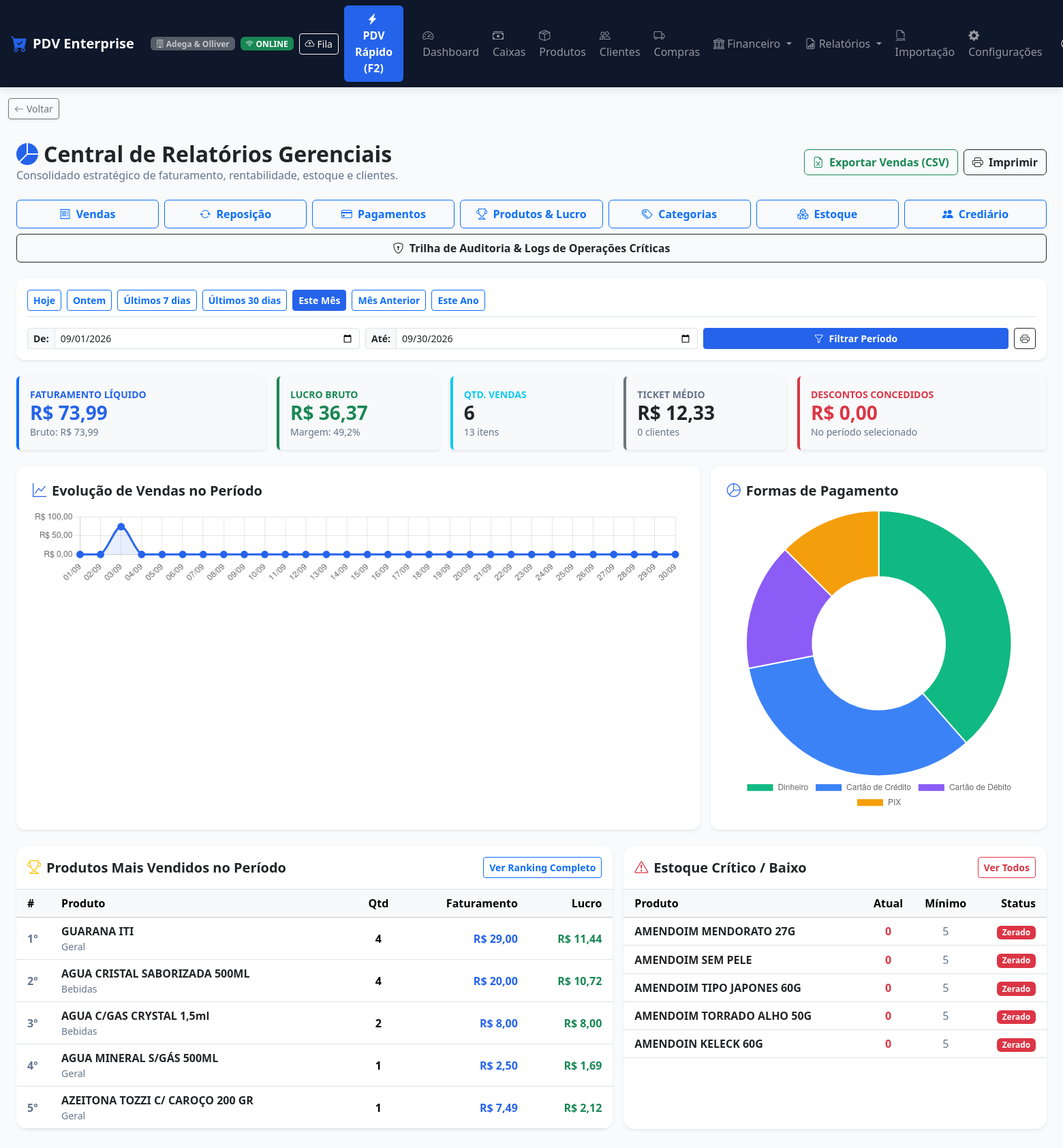
/relatorios/ (signed in), run on an earlier commit of the app's database.
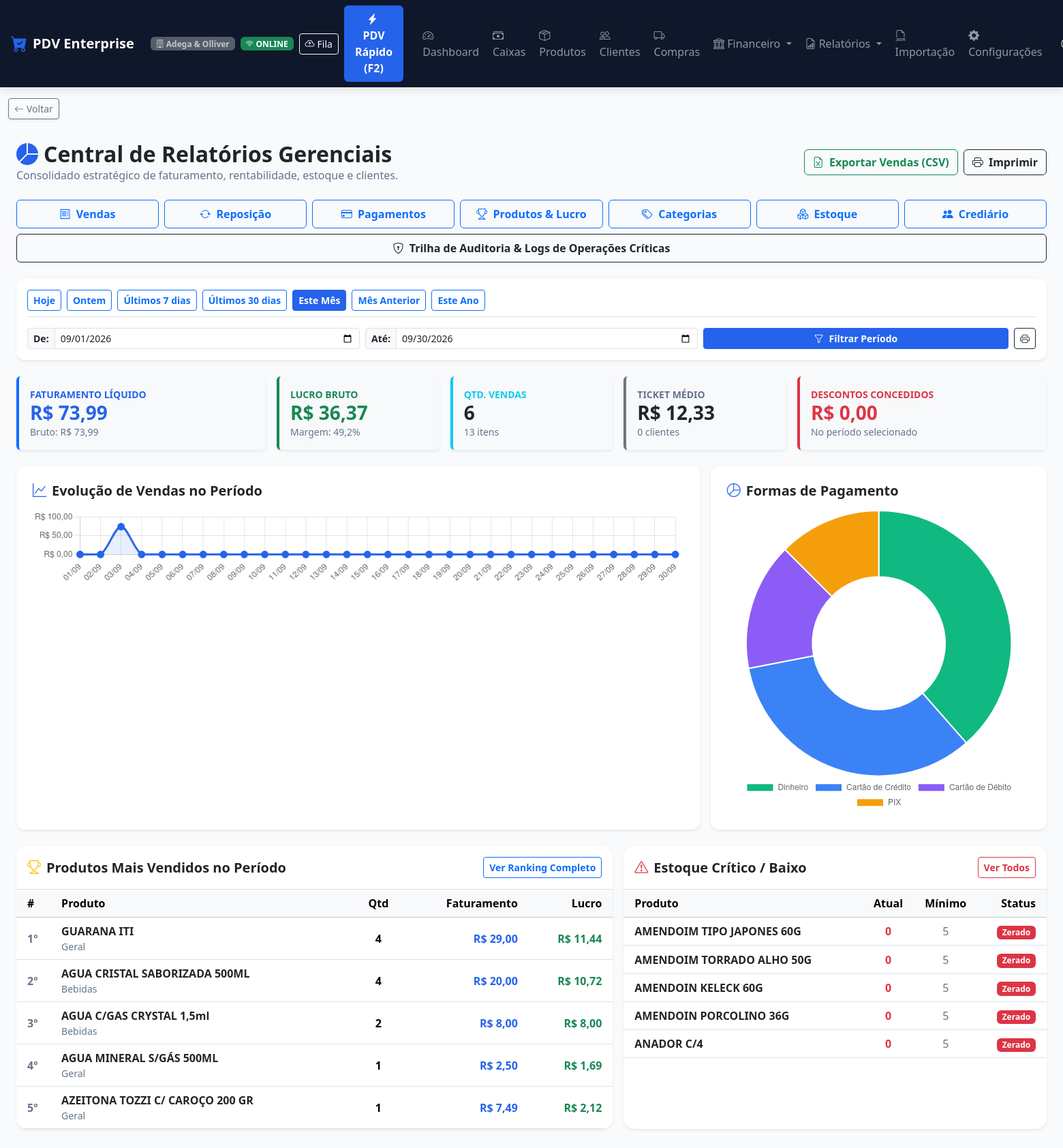
And on a later commit of the database.
### apps/produtos/models.py (models this page shows, shortened)
class Produto(TenantModelMixin):
    UNIDADE_CHOICES = [
        ('UN', 'Unidade (UN)'),
        ('KG', 'Quilograma (KG)'),
        ('G', 'Grama (G)'),
        ('L', 'Litro (L)'),
        ('ML', 'Mililitro (ML)'),
        ('LT', 'Lata (LT)'),
        ('CX', 'Caixa (CX)'),
        ('PCT', 'Pacote (PCT)'),
        ('FD', 'Fardo (FD)'),
        ('M2', 'Metro Quadrado (M²)'),
    ]
    categoria = models.ForeignKey(Categoria, on_delete=models.SET_NULL, null=True, blank=True, related_name='produtos')
    fornecedor_principal = models.ForeignKey('clientes.Fornecedor', on_delete=models.SET_NULL, null=True, blank=True, related_name='produtos')
    codigo_barras = models.CharField('Código de Barras (EAN)', max_length=50, db_index=True)
    sku = models.CharField('SKU / Código Interno', max_length=50, blank=True, db_index=True)
    nome = models.CharField('Nome do Produto', max_length=200)
    descricao = models.TextField('Descrição / Detalhes', blank=True)
    preco_custo = models.DecimalField('Preço de Custo (R$)', max_digits=12, decimal_places=2, default=0.00)
    margem_lucro = models.DecimalField('Margem de Lucro Bruto (%)', max_digits=6, decimal_places=2, default=30.00, help_text="Cálculo base: Venda = Custo / (1 - (Margem/100))")
    preco_venda = models.DecimalField('Preço de Venda (R$)', max_digits=12, decimal_places=2, default=0.00)
    estoque_atual = models.DecimalField('Estoque Atual', max_digits=12, decimal_places=3, default=0.000)
    estoque_minimo = models.DecimalField('Estoque Mínimo', max_digits=12, decimal_places=3, default=5.000)
    estoque_maximo = models.DecimalField('Estoque Máximo', max_digits=12, decimal_places=3, default=1000.000, null=True, blank=True)
    unidade_medida = models.CharField('Unidade de Medida', max_length=10, choices=UNIDADE_CHOICES, default='UN')
    controle_estoque = models.BooleanField('Controla Estoque', default=True)
    imagem = models.ImageField('Imagem do Produto', upload_to='produtos/', null=True, blank=True)
    ativo = models.BooleanField('Ativo', default=True)
    class Meta:
        verbose_name = 'Produto'
        verbose_name_plural = 'Produtos'
        unique_together = ['empresa', 'codigo_barras']

### apps/relatorios/views.py (the view)
# urls.py: path('', relatorios_hub_view, name='relatorios_hub'),
@login_required
def relatorios_hub_view(request):
    empresa = request.tenant or request.user.empresa
    p_info = ReportService.parse_periodo(
        request.GET.get('periodo', 'mes_atual'),
        request.GET.get('data_inicio', ''),
        request.GET.get('data_fim', '')
    )
    vendas_data = ReportService.get_vendas_report(empresa, p_info['start_datetime'], p_info['end_datetime'])
    formas_data = ReportService.get_formas_pagamento_report(empresa, p_info['start_datetime'], p_info['end_datetime'])
    top_produtos = ReportService.get_produtos_ranking(empresa, p_info['start_datetime'], p_info['end_datetime'], limit=5)
    estoque_data = ReportService.get_estoque_report(empresa)
    dias_labels = [d['dia_curto'] for d in vendas_data['vendas_por_dia']]
    dias_valores = [float(d['total']) for d in vendas_data['vendas_por_dia']]
    return render(request, 'relatorios/relatorios_hub.html', {
        'p_info': p_info,
        'vendas_data': vendas_data,
        'formas_data': formas_data,
        'top_produtos': top_produtos['produtos'],
        'estoque_data': estoque_data,
        'chart_dias_labels': json.dumps(dias_labels),
        'chart_dias_valores': json.dumps(dias_valores),
        'chart_pag_labels': json.dumps(formas_data['chart_labels']),
        'chart_pag_valores': json.dumps(formas_data['chart_valores']),
    })

### apps/core/models.py (called while the page is built)
def get_current_tenant():
    return getattr(_thread_locals, 'tenant', None)

def set_current_tenant(tenant):
    _thread_locals.tenant = tenant

def clear_current_tenant():
    if hasattr(_thread_locals, 'tenant'):
        del _thread_locals.tenant

    def get_queryset(self):
        qs = TenantQuerySet(self.model, using=self._db)
        tenant = get_current_tenant()
        if tenant:
            return qs.filter(empresa=tenant)
        return qs

### apps/core/operational_day.py (called while the page is built)
def get_operational_date(dt=None) -> date:
    if dt is None:
        now = timezone.now()
        dt = timezone.localtime(now) if timezone.is_aware(now) else now
    elif timezone.is_aware(dt):
        dt = timezone.localtime(dt)
    return (dt - timedelta(hours=OPERATIONAL_CUTOFF_HOUR)).date()

def get_operational_today() -> date:
    return get_operational_date()

### apps/usuarios/models.py (called while the page is built)
    @property
    def is_admin(self):
        return self.cargo == 'ADMIN' or self.is_superuser

    @property
    def is_administrador(self):
        return self.is_admin

    @property
    def pode_visualizar_auditoria(self):
        return self.cargo in ('ADMIN', 'GERENTE') or self.is_superuser

### templates/relatorios/relatorios_hub.html (shortened to what the changed rows need)
{% extends 'base.html' %}
{% block content %}
<div class="container-fluid py-3">
    <div class="d-flex justify-content-between align-items-center mb-4 flex-wrap gap-2">
        <div>
            <h2 class="fw-bold text-dark mb-0"><i class="bi bi-pie-chart-fill text-primary me-2"></i>Central de Relatórios Gerenciais</h2>
        </div>
    </div>
    <div class="row g-3">
        <div class="col-12 col-lg-7">
            <div class="card card-custom p-0 border-0 shadow-sm rounded-4 overflow-hidden h-100">
                <div class="table-responsive">
                    <table class="table table-hover align-middle mb-0">
                        <thead class="table-light">
                            <tr>
                                <th class="ps-3">#</th>
                                <th>Produto</th>
                                <th class="text-center">Qtd</th>
                                <th class="text-end">Faturamento</th>
                                <th class="text-end pe-3">Lucro</th>
                            </tr>
                        </thead>
                        <tbody>
                            {% for p in top_produtos %}
                            <tr>
                                <td class="ps-3 fw-bold text-muted">{{ p.posicao }}º</td>
                                <td>
                                    <strong class="text-dark">{{ p.nome }}</strong>
                                    <small class="d-block text-muted">{{ p.categoria }}</small>
                                </td>
                                <td class="text-center fw-bold">{{ p.quantidade|floatformat:0 }}</td>
                                <td class="text-end text-primary fw-bold">R$ {{ p.faturamento|floatformat:2 }}</td>
                                <td class="text-end pe-3 text-success fw-bold">R$ {{ p.lucro_bruto|floatformat:2 }}</td>
                            </tr>
                            {% empty %}
                            <tr>
                                <td colspan="5" class="text-center text-muted py-4">Nenhuma venda registrada no período selecionado.</td>
                            </tr>
                            {% endfor %}
                        </tbody>
                    </table>
                </div>
            </div>
        </div>
        <div class="col-12 col-lg-5">
            <div class="card card-custom p-0 border-0 shadow-sm rounded-4 overflow-hidden h-100">
                <div class="table-responsive">
                    <table class="table table-hover align-middle mb-0">
                        <thead class="table-light">
                            <tr>
                                <th class="ps-3">Produto</th>
                                <th class="text-center">Atual</th>
                                <th class="text-center">Mínimo</th>
                                <th class="text-end pe-3">Status</th>
                            </tr>
                        </thead>
                        <tbody>
                            {% for p in estoque_data.produtos_criticos|slice:":5" %}
                            <tr>
                                <td class="ps-3">
                                    <strong class="text-dark">{{ p.nome }}</strong>
                                </td>
                                <td class="text-center fw-bold {% if p.estoque_atual <= 0 %}text-danger{% else %}text-warning{% endif %}">
                                    {{ p.estoque_atual|floatformat:0 }}
                                </td>
                                <td class="text-center text-muted">{{ p.estoque_minimo|floatformat:0 }}</td>
                                <td class="text-end pe-3">
                                    {% if p.estoque_atual <= 0 %}
                                        <span class="badge bg-danger">Zerado</span>
                                    {% else %}
                                        <span class="badge bg-warning text-dark">Baixo</span>
                                    {% endif %}
                                </td>
                            </tr>
                            {% empty %}
                            <tr>
                                <td colspan="4" class="text-center text-success py-4"><i class="bi bi-check-circle me-1"></i>Nenhum produto com estoque crítico!</td>
                            </tr>
                            {% endfor %}
                        </tbody>
                    </table>
                </div>
            </div>
        </div>
    </div>
</div>
{% endblock %}

What changed in the data, as far as the page shows it:
no longer on this page (row edited): Produto: nome "AMENDOIM MENDORATO 27G", estoque_atual "0", estoque_minimo "5", shows "Zerado", shown under "Estoque Crítico / Baixo"
no longer on this page (row edited): Produto: nome "AMENDOIM SEM PELE", estoque_atual "0", estoque_minimo "5", shows "Zerado", shown under "Estoque Crítico / Baixo"
now on this page (row unchanged): Produto: nome "AMENDOIN PORCOLINO 36G", estoque_atual "0", estoque_minimo "5", shows "Zerado", shown under "Estoque Crítico / Baixo"
now on this page (row unchanged): Produto: nome "ANADOR C/4", estoque_atual "0", estoque_minimo "5", shows "Zerado", shown under "Estoque Crítico / Baixo"
